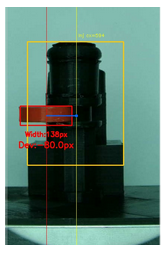
#> input picture images/dev_fail.png, 166 x 253 px
$ python -i live_detect.py   (imports and definitions only)
#> lines starting #> are read from the running program, lines starting #| are printed output that depends on the picture; after the words box and inside, x2 and y2 are one past the last pixel; in counts of white or black regions, pixels touching at a corner belong together
#> further down, picture is the input picture: shape (253, 166, 3); mean B, G, R 117.8, 129.1, 101

import cv2
import numpy as np
import time
import os
import serial
from datetime import datetime

# ________________________ CONFIG ______________________________________
SERIAL_PORT      = '/dev/ttyACM0' # arduino connection
BAUD_RATE        = 9600
RESULTS_PATH     = "results"
CROP_W, CROP_H   = 612 * 2, 320 * 2
X_START, Y_START = 348, 200 * 2
FREEZE_DUR       = 1.5

# paste stats from get_stats.py
WIDTH_LOWER  = 134
WIDTH_UPPER  = 150
DEV_LOWER    = -10.3
DEV_UPPER    = 4.6
LIGHT_MEAN   = 188.0
LIGHT_TOLERANCE = 0.10

# Black
INJECTOR_LOWER = np.array([0,   20,   20])
INJECTOR_UPPER = np.array([180, 255, 80])

# Orange
HSV_LOWER  = np.array([2,  100,  100])
HSV_UPPER  = np.array([20, 255, 255])
PATCH_SIZE = 60
# _____________________________________________________________________


# _________________ LIGHTING __________________________________________
# [53 lines left out: functions check_light, draw_light, get_injector_cx, not called in this run]


# __________________________DETECTION_____________________________________________
def detect(img, decision=False):

    """
    Detects the clip and returns an annotated frame, clip width, and status.
    In live mode (decision=False) just draws the clip. (within middle third of the frame)
    In decision mode checks width and deviation (injector at the middle).
    Injector is good, if clip is detected -> wdth check is passed -> deviation check is passed

    """
#> called with decision = False
    out          = img.copy()
    h_img, w_img = out.shape[:2]
#> h_img = 253; w_img = 166
    x_lo = w_img // 3
#> x_lo = 55
    x_hi = 2 * w_img // 3
#> x_hi = 110

    # middle third lines
    cv2.line(out, (x_lo, 0), (x_lo, h_img), (200, 200, 200), 1)
    cv2.line(out, (x_hi, 0), (x_hi, h_img), (200, 200, 200), 1)
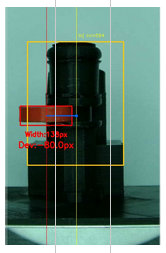
#> out: shape (253, 166, 3); mean B, G, R 119.1, 130.3, 102.5

    # Clip mask
    mask = cv2.inRange(cv2.cvtColor(img, cv2.COLOR_BGR2HSV), HSV_LOWER, HSV_UPPER)
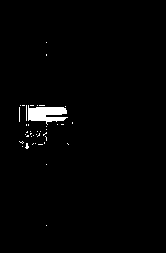
#> mask: shape (253, 166); 1.5% white; 41 white regions (40 under 20 px), largest, box (x1, y1, x2, y2) and area: (28, 105, 68, 125) 492
    mask[:, :x_lo] = 0
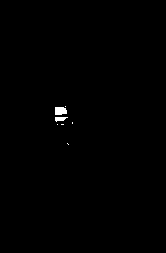
#> mask: shape (253, 166); 0.33% white; 7 white regions (5 under 20 px)
    mask[:, x_hi:] = 0

    clips = cv2.findContours(mask, cv2.RETR_EXTERNAL, cv2.CHAIN_APPROX_SIMPLE)[0]
#> clips = 7 contours, 5 with area under 20; largest, box (x1, y1, x2, y2) and area: (55, 107, 67, 115) 68, (55, 117, 68, 122) 30

    if not clips:
        label = 'NO CLIP' if decision else 'NO DETECTION'
        cv2.putText(out, label, (50, 130), cv2.FONT_HERSHEY_SIMPLEX, 1.8, (0, 0, 255), 3)
        return out, None, 'NO CLIP'

    cnt       = max(clips, key=cv2.contourArea)
#> cnt = contour of 10 points, box (x1, y1, x2, y2) (55, 107, 67, 115), area 68
    clip_rect = cv2.minAreaRect(cnt)
#> clip_rect = ((60.5, 110.5), (7, 11), -90)
    (clip_cx, clip_cy), (clip_rw, clip_rh), _ = clip_rect
#> clip_cx = 60.5; clip_cy = 110.5; clip_rw = 7; clip_rh = 11
    width     = float(max(clip_rw, clip_rh))
#> width = 11
    clip_cx   = int(clip_cx)
#> clip_cx = 60
    clip_cy   = int(clip_cy)
#> clip_cy = 110
    clip_box  = np.intp(cv2.boxPoints(clip_rect))
#> clip_box = [[66, 114], [55, 114], [55, 107], [66, 107]]
    clip_bottom = max(clip_box[:, 1]) + 10 # for annotation
#> clip_bottom = 124

    # __________________________LIVE MODE (injector within middle third)__________________________
    if not decision:
        cv2.drawContours(out, [clip_box], 0, (255, 100, 0), 2)
        cv2.line(out, (clip_cx, 0), (clip_cx, h_img), (255, 100, 0), 1)
        cv2.putText(out, 'Clip Detected', (50, 110),
                    cv2.FONT_HERSHEY_SIMPLEX, 1.8, (255, 100, 0), 3)
        width_text = f"Width:{width:.0f}px"
#> width_text = 'Width:11px'
        (ww, _), _ = cv2.getTextSize(width_text, cv2.FONT_HERSHEY_SIMPLEX, 0.6, 2)
#> ww = 103
        cv2.putText(out, width_text, (clip_cx - ww // 2, clip_bottom + 20),
                    cv2.FONT_HERSHEY_SIMPLEX, 0.6, (255, 100, 0), 2)
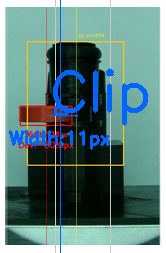
#> out: shape (253, 166, 3); mean B, G, R 128.9, 130.8, 98.1
        return out, width, 'Clip Detected'

    # ________________________DECISION MODE (injector in the middle) _____________________________

    # Stage 1 (Width check)
    if width < WIDTH_LOWER or width > WIDTH_UPPER:
        color, status = (0, 0, 255), 'DEFECT'
        cv2.drawContours(out, [clip_box], 0, color, 2)
        cv2.putText(out, status, (50, 110), cv2.FONT_HERSHEY_SIMPLEX, 1.8, color, 3)
        width_text = f"Width:{width:.0f} (width fail)"
        (ww, _), _ = cv2.getTextSize(width_text, cv2.FONT_HERSHEY_SIMPLEX, 0.7, 2)
        cv2.putText(out, width_text, (clip_cx - ww // 2, clip_bottom + 20),
                    cv2.FONT_HERSHEY_SIMPLEX, 0.7, color, 2)
        cv2.putText(out, f"Width:[{WIDTH_LOWER:.0f}-{WIDTH_UPPER:.0f}]",
                    (10, h_img - 10), cv2.FONT_HERSHEY_SIMPLEX, 0.5, (200, 200, 200), 1)
        return out, width, status # if width check fails, injector is defective

    # if width check is passed, go to stage 2
    # Stage 2 (Deviation check)
    inj_cx, inj_cy, inj_box, inj_found = get_injector_cx(img)

    # if there is no injector, pass dummy values
    if not inj_found:
        inj_cx  = w_img // 2
        inj_cy  = h_img // 2
        inj_box = None

    deviation = clip_cx - inj_cx   # minAreaRect center difference ( assume rotation of clip or injector is negligible)

    if DEV_LOWER <= deviation <= DEV_UPPER:
        color, status = (0, 255, 0), 'GOOD'
    else:
        color, status = (0, 0, 255), 'DEFECT'

    # Draw clip box + vertical line
    cv2.drawContours(out, [clip_box], 0, color, 2)
    cv2.line(out, (clip_cx, 0), (clip_cx, h_img), color, 1)

    # Draw injector box + vertical line
    if inj_box is not None:
        cv2.drawContours(out, [inj_box], 0, (0, 200, 255), 2)
    line_color = (0, 255, 255) if inj_found else (0, 100, 100)
    cv2.line(out, (inj_cx, 0), (inj_cx, h_img), line_color, 1)
    inj_label = f"Inj cx={inj_cx}" if inj_found else "Fallback"
    cv2.putText(out, inj_label, (inj_cx + 5, PATCH_SIZE + 20),
                cv2.FONT_HERSHEY_SIMPLEX, 0.4, line_color, 1)

    # Horizontal deviation line between clip center and injector center
    cv2.line(out, (inj_cx, clip_cy), (clip_cx, clip_cy), (255, 100, 0), 2)
    cv2.circle(out, (inj_cx, clip_cy), 4, (255, 100, 0), -1)

    # Labels
    cv2.putText(out, status, (50, 110), cv2.FONT_HERSHEY_SIMPLEX, 1.8, color, 3)
    width_text = f"Width:{width:.0f}px"
    dev_text   = f"Dev:{deviation:+.1f}px"
    (ww, _), _ = cv2.getTextSize(width_text, cv2.FONT_HERSHEY_SIMPLEX, 0.6, 2)
    (dw, _), _ = cv2.getTextSize(dev_text,   cv2.FONT_HERSHEY_SIMPLEX, 0.75, 2)
    cv2.putText(out, width_text, (clip_cx - ww // 2, clip_bottom + 20),
                cv2.FONT_HERSHEY_SIMPLEX, 0.6, color, 2)
    cv2.putText(out, dev_text,   (clip_cx - dw // 2, clip_bottom + 50),
                cv2.FONT_HERSHEY_SIMPLEX, 0.75, color, 2)
    cv2.putText(out, f"Width:[{WIDTH_LOWER:.0f}-{WIDTH_UPPER:.0f}]  Dev:[{DEV_LOWER:.1f}-{DEV_UPPER:.1f}]",
                (10, h_img - 10), cv2.FONT_HERSHEY_SIMPLEX, 0.5, (200, 200, 200), 1)

    return out, width, status


# _________________________SAVE (detection zone only)__________________________________
# [21 lines left out: function save, not called in this run]


# _______________________MAIN___________________________________________________
# [3 lines not run here, left out]

# arduino sends signal when injector is in the middle of the detection zone (physical detection)
arduino = serial.Serial(SERIAL_PORT, BAUD_RATE, timeout=0.1)

# camera connection
# [5 lines not run here, left out]

last_capture   = 0
decision_frame = None
capture_time   = [] # to collect avg decision time

# [45 lines not run here, left out]

>>> import cv2
>>> picture = cv2.imread('images/dev_fail.png')
>>> result = detect(picture)

$ run again, on images/pass_all.png
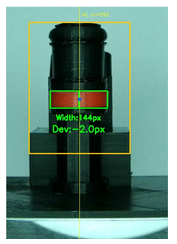
#> input picture images/pass_all.png, 177 x 244 px
#> picture is the input picture: shape (244, 177, 3); mean B, G, R 128.9, 140.9, 106.3
#> in detect, `mask[:, :x_lo] = 0`:
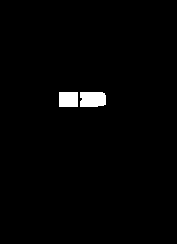
#> mask: shape (244, 177); 1.5% white; 2 white regions
#> clips = 2 contours; box (x1, y1, x2, y2) and area: (80, 92, 106, 107) 332, (59, 92, 78, 107) 252
#> cnt = contour of 17 points, box (x1, y1, x2, y2) (80, 92, 106, 107), area 332
#> clip_rect = ((92.5, 99), (14, 25), -90)
#> in detect, `(clip_cx, clip_cy), (clip_rw, clip_rh), _ = clip_rect`: clip_cx = 92.5; clip_cy = 99; clip_rw = 14; clip_rh = 25
#> in detect, `clip_cx   = int(clip_cx)`: clip_cx = 92
#> clip_box = [[105, 106], [80, 106], [80, 92], [105, 92]]
#> clip_bottom = 116
#> width_text = 'Width:25px'
#> ww = 103
#> in detect, `cv2.putText(out, width_text, (clip_cx - ww // 2, clip_bottom + 20), cv..`:
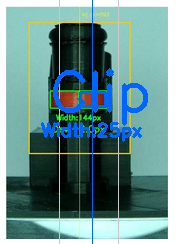
#> out: shape (244, 177, 3); mean B, G, R 141, 142.3, 103.9

$ run again, on images/pipeline.png
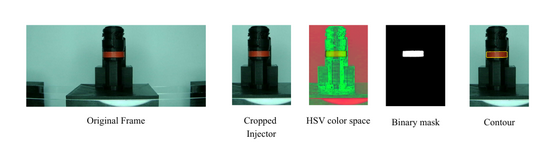
#> input picture images/pipeline.png, 547 x 150 px
#> picture is the input picture: shape (150, 547, 3); mean B, G, R 189, 195.4, 181.1
#> in detect, `mask[:, x_hi:] = 0`:
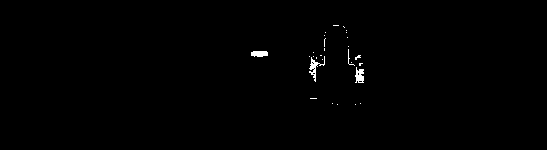
#> mask: shape (150, 547); 0.48% white; 28 white regions (24 under 20 px)
#> clips = 28 contours, 25 with area under 20; largest, box (x1, y1, x2, y2) and area: (355, 67, 364, 83) 78, (309, 56, 325, 82) 73, (251, 51, 268, 57) 69
#> cnt = contour of 28 points, box (x1, y1, x2, y2) (355, 67, 364, 83), area 78
#> clip_rect = ((359, 74.5), (15, 8), -90)
#> in detect, `(clip_cx, clip_cy), (clip_rw, clip_rh), _ = clip_rect`: clip_cx = 359; clip_cy = 74.5; clip_rw = 15; clip_rh = 8
#> width = 15
#> in detect, `clip_cy   = int(clip_cy)`: clip_cy = 74
#> clip_box = [[363, 82], [355, 82], [355, 67], [363, 67]]
#> clip_bottom = 92
#> width_text = 'Width:15px'
#> ww = 103
#> in detect, `cv2.putText(out, width_text, (clip_cx - ww // 2, clip_bottom + 20), cv..`:
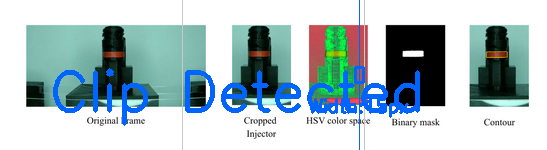
#> out: shape (150, 547, 3); mean B, G, R 195.6, 191.3, 171.8
